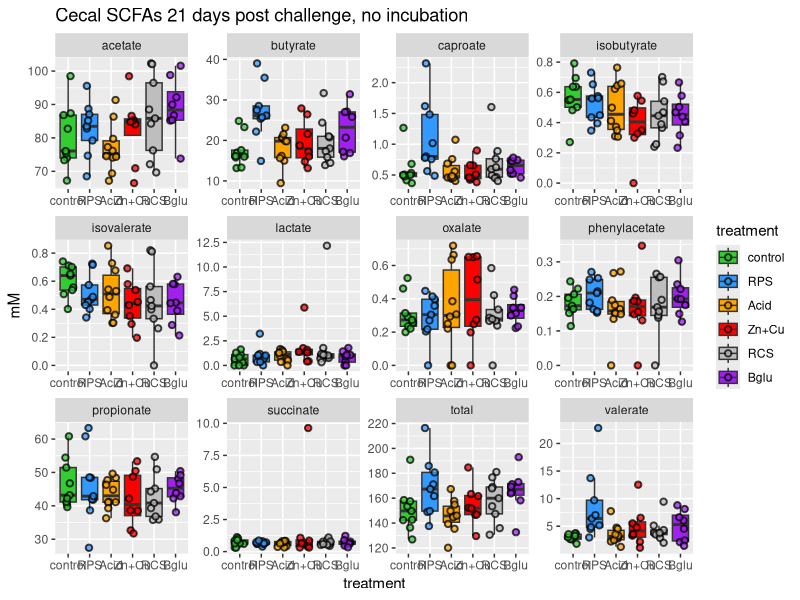
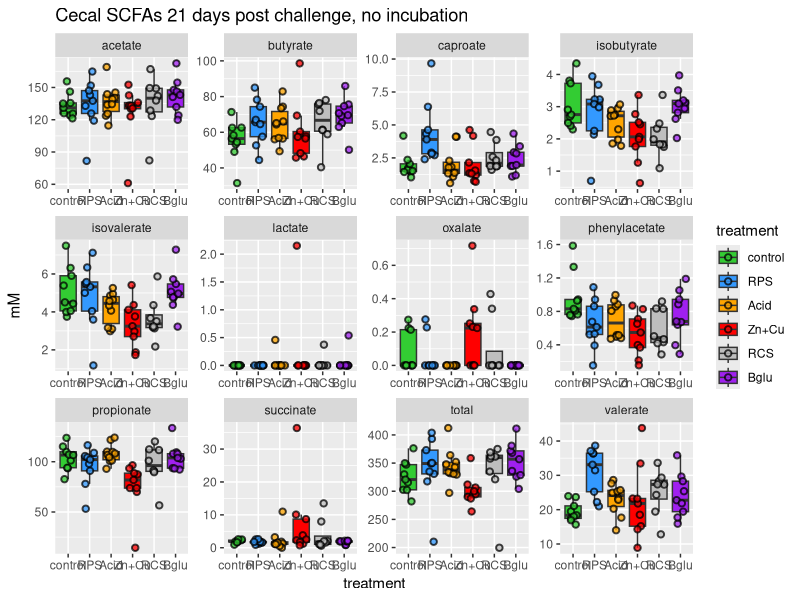
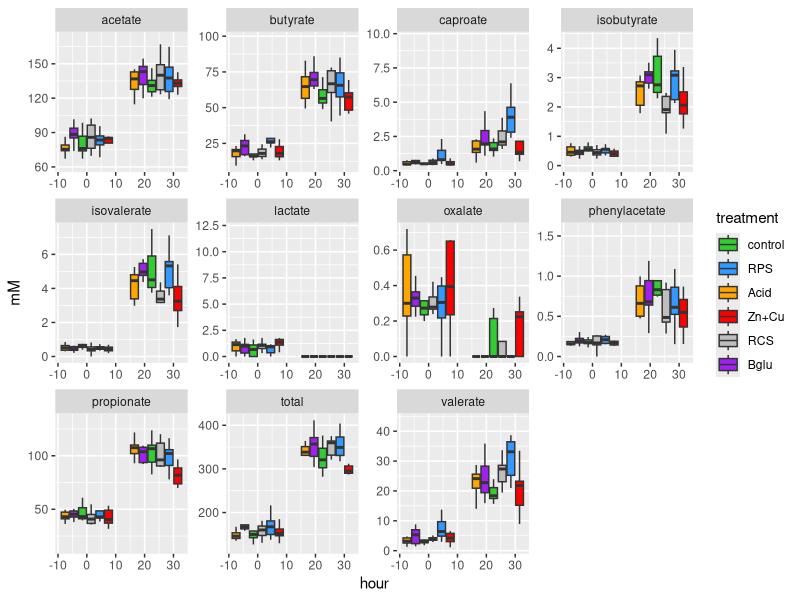

The R script that drew these images, in order:
# setwd('')
library(tidyverse)


vfas <- read_csv('FS12b_vfas.csv')

vfas$treatment <- factor(vfas$treatment, levels = c('control', 'RPS', 'Acid', 'Zn+Cu', 'RCS', 'Bglu'))

vfas.gather <- vfas %>% gather(key = VFA, value = mM, -(pignum:hour))

vfas.gather$set <- paste(vfas.gather$hour, vfas.gather$treatment)

# initial peek #

filter(vfas.gather, hour == 0) %>% ggplot(aes(x=treatment, y=mM, group=set, fill=treatment)) +
  geom_boxplot(outlier.alpha = 0) +geom_jitter(shape=21, size=1.5, stroke=1, alpha=.75, width = .25)+
  scale_fill_manual(values=c('#33CC33', '#3399FF', 'orange', 'red', 'grey', 'purple')) + 
  facet_wrap(~VFA, scales = 'free') + ggtitle("Cecal SCFAs 21 days post challenge, no incubation")

filter(vfas.gather, hour == 24) %>% ggplot(aes(x=treatment, y=mM, group=set, fill=treatment)) +
  geom_boxplot(outlier.alpha = 0) +geom_jitter(shape=21, size=1.5, stroke=1, alpha=.75, width = .25)+
  scale_fill_manual(values=c('#33CC33', '#3399FF', 'orange', 'red', 'grey', 'purple')) + 
  facet_wrap(~VFA, scales = 'free') + ggtitle("Cecal SCFAs 21 days post challenge, no incubation")

### propionate in 24hr incubation seems to have suffered in ZN

# 0 and 24 hr together

filter(vfas.gather, VFA != 'succinate') %>% ggplot(aes(x=hour, y=mM, group=set, fill=treatment)) +
  geom_boxplot(outlier.alpha = 0) +
  scale_fill_manual(values=c('#33CC33', '#3399FF', 'orange', 'red', 'grey', 'purple')) + 
  facet_wrap(~VFA, scales = 'free')

###

# tests for RPS vs control

buttest <- vfas.gather %>% filter(treatment %in% c('control', 'RPS') & hour ==0 & VFA == 'butyrate')
valtest <- vfas.gather %>% filter(treatment %in% c('control', 'RPS') & hour ==0 & VFA == 'valerate')
captest <- vfas.gather %>% filter(treatment %in% c('control', 'RPS') & hour ==0 & VFA == 'caproate')
tottest <- vfas.gather %>% filter(treatment %in% c('control', 'RPS') & hour ==0 & VFA == 'total')

wilcox.test(buttest$mM~buttest$treatment) # p-value = 0.00399
wilcox.test(valtest$mM~valtest$treatment) # p-value = 0.0007816
wilcox.test(captest$mM~captest$treatment) # p-value = 0.01061
wilcox.test(tottest$mM~tottest$treatment) # p-value = 0.1135


### for correlations ###

vfas0 <- filter(vfas, hour == 0) %>% select(-hour)

vfas24 <- filter(vfas, hour == 24) %>% select(-hour)

colnames(vfas24) <- paste('P', colnames(vfas24), sep = '_') # why 'P' ?

colnames(vfas24)[1] <- 'pignum'

vfas_for_cor <- merge(vfas0, vfas24, by = 'pignum')

vfas_for_cor$day <- 21
vfas_for_cor <- vfas_for_cor %>% select(pignum, treatment, day, everything())
